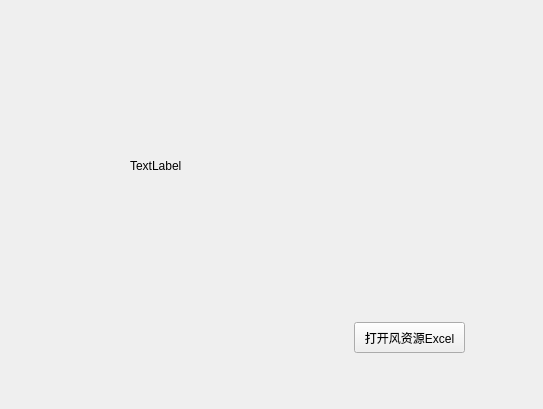
<?xml version="1.0" encoding="UTF-8"?>
<ui version="4.0">
 <class>Form</class>
 <widget class="QWidget" name="Form">
  <property name="geometry">
   <rect>
    <x>0</x>
    <y>0</y>
    <width>543</width>
    <height>409</height>
   </rect>
  </property>
  <property name="windowTitle">
   <string>Form</string>
  </property>
  <widget class="QPushButton" name="pushButton">
   <property name="geometry">
    <rect>
     <x>354</x>
     <y>322</y>
     <width>111</width>
     <height>31</height>
    </rect>
   </property>
   <property name="text">
    <string>打开风资源Excel</string>
   </property>
   <property name="checkable">
    <bool>false</bool>
   </property>
  </widget>
  <widget class="QLabel" name="label">
   <property name="geometry">
    <rect>
     <x>130</x>
     <y>140</y>
     <width>111</width>
     <height>51</height>
    </rect>
   </property>
   <property name="text">
    <string>TextLabel</string>
   </property>
  </widget>
 </widget>
 <resources/>
 <connections/>
</ui>
